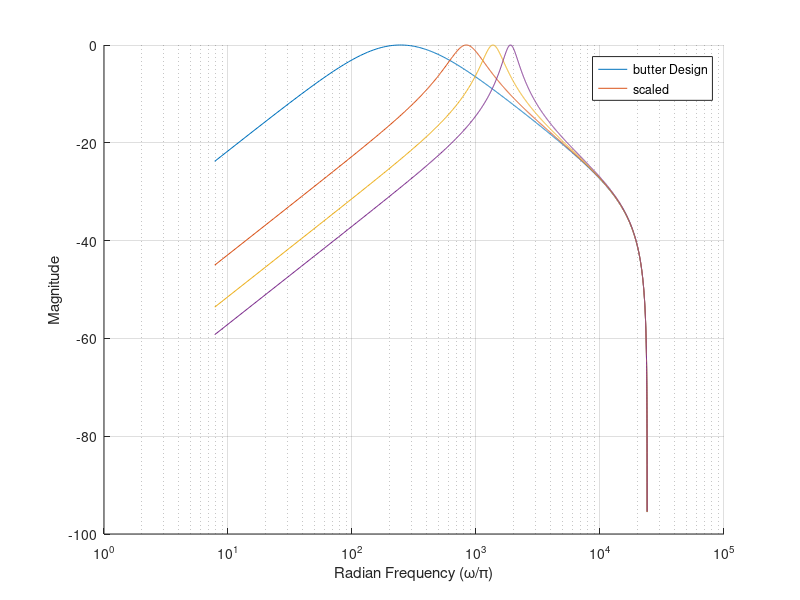

Write MATLAB code to recreate this figure.
clear all;
close all;
clc;

Fs = 48000;
Ts = 1/48000;
lpf = 100;
hpf = 600;
mid_freq = (100+300)/2;
Fw = 25000;
delta = Fw/Fs;
range = mid_freq:delta:2000;
[x ,Sz] = size(range);
b = zeros(Sz,1,3);
a = zeros(Sz,1,3);
for i=1:Sz
    lpf = lpf+delta;
    hpf = hpf+delta;
    [b(i,:),a(i,:)] = butter(1,[(lpf)*2/Fs (hpf)*2/Fs],'bandpass');
end
%fprintf('%3.12f\n',b,a);
scale = 20;
%max_range = 2^(20-1)-1;
%min_range = -2^(20-1);
num_new = round(b.*2^scale);
den_new = round(a.*2^scale);
dlmwrite('A0_coef.txt',den_new(:,:,1),'precision','%d','delimiter',' ');
dlmwrite('A1_coef.txt',den_new(:,:,2),'precision','%d','delimiter',' ');
dlmwrite('A2_coef.txt',den_new(:,:,3),'precision','%d','delimiter',' ');

dlmwrite('B0_coef.txt',num_new(:,:,1),'precision','%10.1f');
dlmwrite('B1_coef.txt',num_new(:,:,2),'precision','%10.1f');
dlmwrite('B2_coef.txt',num_new(:,:,3),'precision','%10.1f');



%fprintf('%10.12f\n',num_new,den_new)
%[h1,w1] = freqz(b1,a1,1024);
%[hs,ws] = freqz(num_new,den_new,1024*2);
%[hs1,ws1] = freqz(bs1,as1,1024);

% 
 for j=1:1000:Sz
     [h,w] = freqz(b(j,:),a(j,:),1024*3);
     hold on;
     semilogx(w.*Fs/pi/2,mag2db(abs(h)));
 end

grid
%semilogx(w1*Fs/pi/2,mag2db(abs(h1)), ws1*Fs/pi/2,mag2db(abs(hs1)))
legend('butter Design', 'scaled')
xlabel 'Radian Frequency (\omega/\pi)', ylabel 'Magnitude'


%% FFT Plot

% Y = fft(simout);
% 
% semilogx(w*Fs/pi/2,abs(Y))
% xlim([0 0.5*10^4]);

